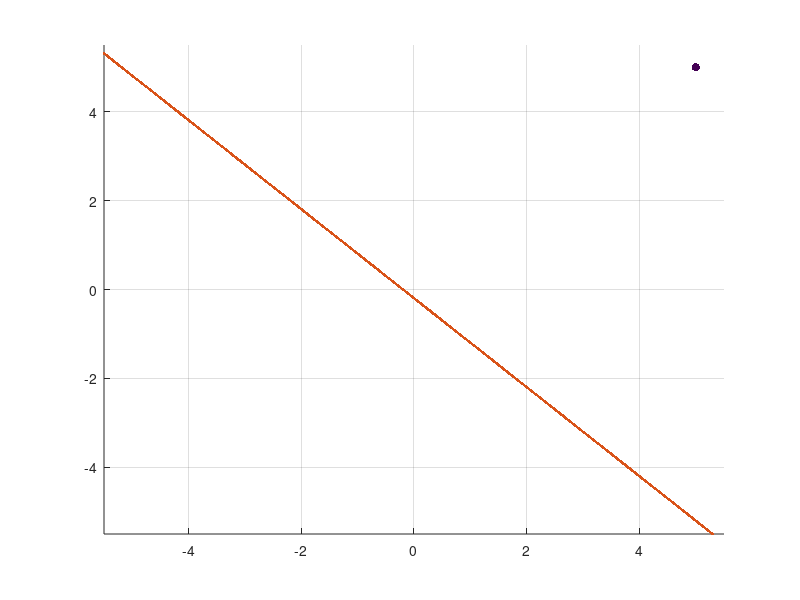

This chart was generated by the following MATLAB code: (Note: this script raises an error after producing the figure.)
%ADALINE Algorithm
%Daniel Rodriguez Soto
%University of Guadalajara
%09/07/2021

clear
close all
clc

n = input('Integer number of points for training for two class \n');
if numel(n)>1
    error('It is not an integer ')
end
n = round(abs(n));
% Input vectors of training data
X = [];
% Desired output vector
d = [];
for i=1:n
    X(i,1) = input('Data Class 1 in coord x (-5 to 5) \n');
    if or(X(i,1)>5,X(i,1)<-5)
        disp('Out of range')
        while(or(X(i,1)>5,X(i,1)<-5))
            X(i,1) = input('Data Class 1 in coord x (-5 to 5) \n');
        end
    end
    X(i,2) = input('Data Class 1 in coord y (-5 to 5) \n');
    if or(X(i,2)>5,X(i,2)<-5)
        disp('Out of range')
        while(or(X(i,2)>5,X(i,2)<-5))
            X(i,2) = input('Data Class 1 in coord y (-5 to 5) \n');
        end
    end
    d(i) = 1;
end
for i=n+1:n+n
    X(i,1) = input('Data Class 2 in coord x (-5 to 5) \n');
    if or(X(i,1)>5,X(i,1)<-5)
        disp('Out of range')
        while(or(X(i,1)>5,X(i,1)<-5))
            X(i,1) = input('Data Class 2 in coord x (-5 to 5) \n');
        end
    end
    X(i,2) = input('Data Class 2 in coord y (-5 to 5) \n');
    if or(X(i,2)>5,X(i,2)<-5)
        disp('Out of range')
        while(or(X(i,2)>5,X(i,2)<-5))
            X(i,2) = input('Data Class 2 in coord y (-5 to 5) \n');
        end
    end
    d(i) = -1;
end
d = d';
clc;

% Normalize data -1 t0 1
X1 = normalize(X, 'range', [-1 1]);

figure()
scatter(X1(:,1),X1(:,2),[],d,'filled')
grid on
xlim([-1.5 1.5])
ylim([-1.5 1.5])


X = [X,ones(length(d),1)];
X1 = [X1,ones(length(d),1)];

%Random initial weights and display them
wg = rand(3,1);
disp('Initial random weight vector is:');
disp(wg');

%Initialize learning rate and epochs
lr = input('Learning rate \n');
epochs = input('Number of max epochs \n');
errord = input('Number of max desired error \n');
epoc=1;

opc = input('Use ADALINE(1) or Perceptron(2) \n');
while(opc~=0)
    switch opc
        case 1
            w  = wg;
            errorplot =0;
            while(1)                
                % Training ADALINE
                error = 0;                
                for i=1:size(X1,1)                    
                    x=X1(i,:)';
                    net=w'*x;
                    % Ouput of ADALINE computed
                    f(i)=logsig(net);
                    err =(d(i)-f(i))^2;
                    error=error+err
                    errorplot(epoc)= error;
                    df  = f(i).*(1-f(i));                    
                    % Weight change using ADALINE rule
                    w=w+lr*err*df*x;                    
                    
                    
                    scatter(X1(:,1),X1(:,2),[],d,'filled')
                    grid on
                    xlim([-1.5 1.5])
                    ylim([-1.5 1.5])
                    hold on
                    xw = -1.5:0.01:1.5;
                    yw = -(w(1)/w(2))*xw - (w(3)/w(2));
                    scatter(xw,yw,'.');
                    hold off
                    drawnow
                    pause(.5)
                
                if (or(error<=errord,epochs==epoc))
                    disp('Convergence')
                    disp('Weight');
                    disp(w');
                    disp('Epochs');
                    disp(epoc);
                    disp('Errors');
                    disp(errorplot);
                    disp('Error');
                    disp(error);
                    figure ()
                    bar((1:epoc),errorplot)
                    title('Epochs vs Error ADALINE')
                    xlabel('Epochs')
                    ylabel('Error')
                    break;
                end
                end 
                if (or(error<=errord,epochs==epoc))
                   break; 
                end                
                epoc=epoc+1;
            end
        otherwise
            wp  = wg;
            kk  = 0;
            errorplot =0;
            % Training Percetron
            while(1)
                error=0;
                for i=1:size(X,1)
                    x=X(i,:)';
                    net=wp'*x;
                    % Ouput of perceptron computed
                    o(i)=sign(net);
                    err=d(i)-o(i);
                    error=error+err;
                    errorplot(kk+1)= error;
                    % Weight change using perceptron rule
                    wp=wp+lr*err*x;
                    kk=kk+1;
                    
                    scatter(X(:,1),X(:,2),[],d,'filled')
                    grid on
                    xlim([-5.5 5.5])
                    ylim([-5.5 5.5])
                    hold on
                    xwp = -5.5:0.01:5.5;
                    ywp = -(wp(1)/wp(2))*xwp - (wp(3)/wp(2));
                    scatter(xwp,ywp,'.');
                    hold off
                    drawnow
                    pause(1)
                end
                if (error==0)
                    disp('Convergence')
                    disp('Weight');
                    disp(wp');
                    disp('Epochs');
                    disp(kk);
                    disp('Errors');
                    disp(errorplot);
                    disp('Error');
                    disp(error);
                    figure ()
                    bar((1:kk),errorplot)
                    title('Epochs vs Error Percetron')
                    xlabel('Epochs')
                    ylabel('Error')
                    break;
                end
                while(epochs<kk)
                    disp('Convergence')
                    disp('Weight');
                    disp(wp');
                    disp('Epochs');
                    disp(kk);
                    disp('Errors');
                    disp(errorplot);
                    disp('Error');
                    disp(sum(errorplot^2));
                    figure ()
                    bar((1:kk),errorplot)
                    title('Epochs vs Error Percetron ')
                    xlabel('Epochs')
                    ylabel('Error')
                end
            end            
    end
    opc = input('Use ADALINE(1) ,Perceptron(2) again or Stop (0) \n');
end